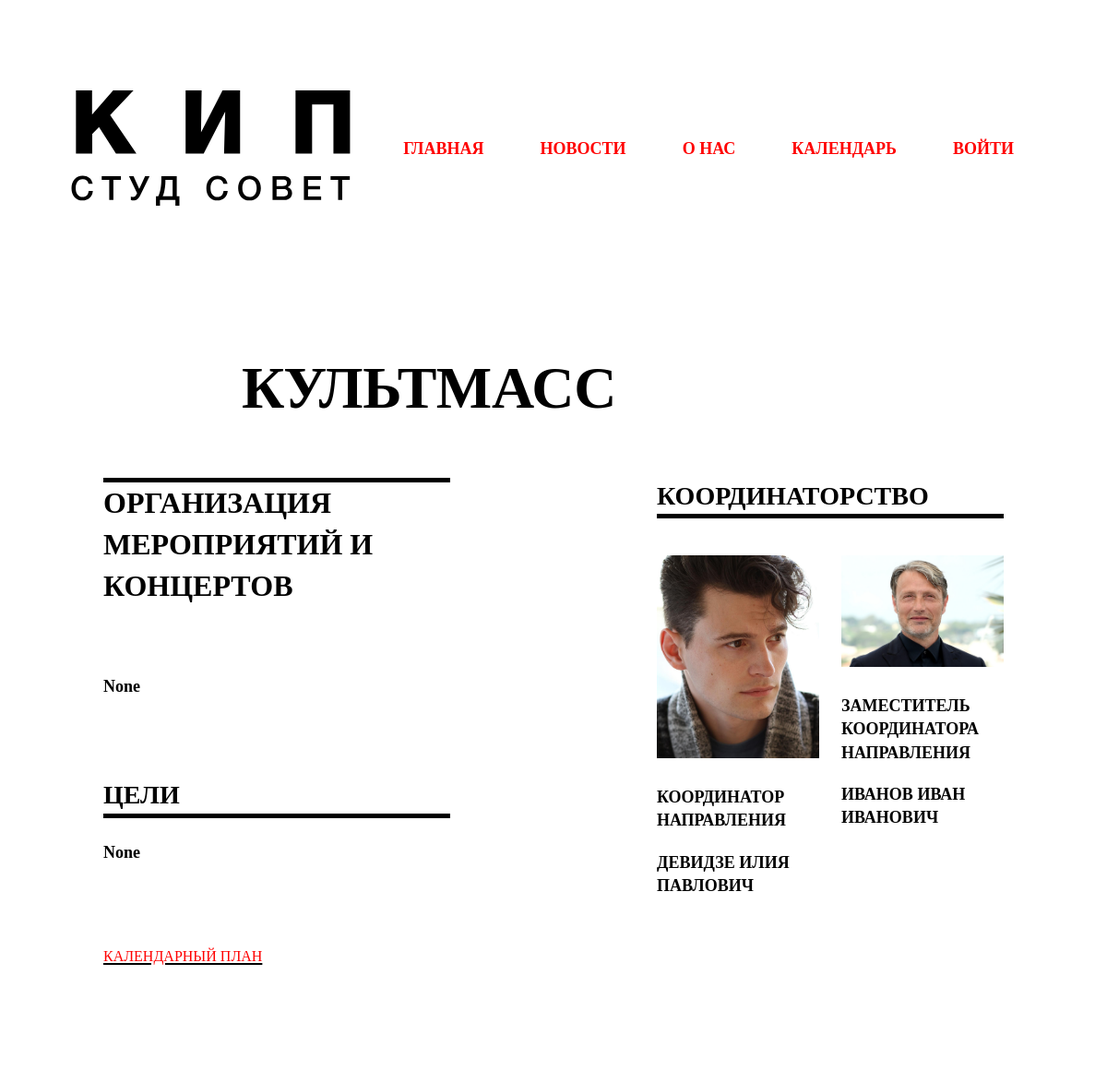
Before: /direction/8/ (upper part) with the older database file.
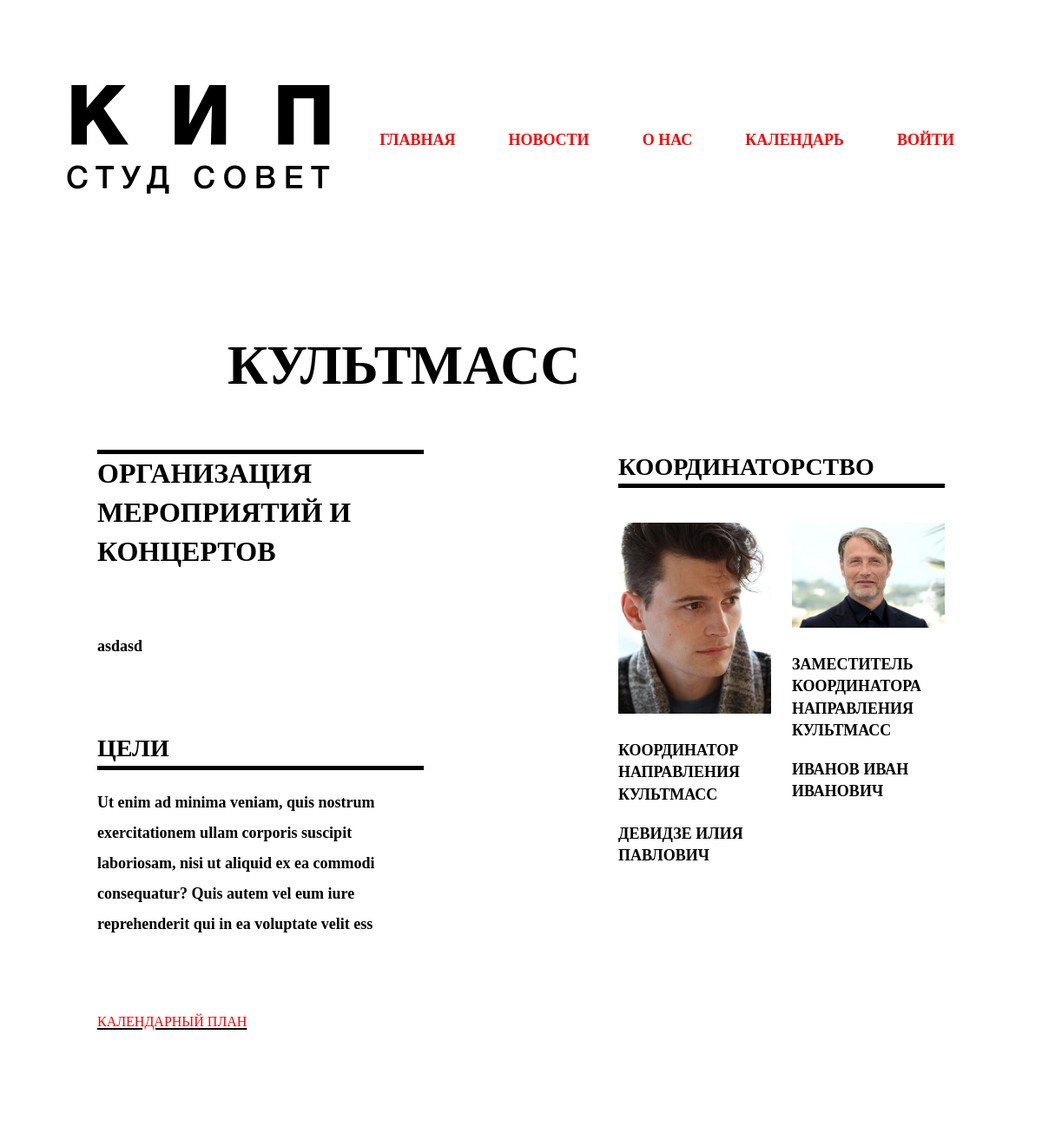
After: the same page with the newer database file.
### accounts/models.py (models this page shows, shortened)
class About(models.Model):
    tags        = models.ForeignKey(Tag, null = True, blank = True, on_delete = models.SET_NULL)
    goals       = models.CharField(max_length=200, blank=True, null=True)
    main_text   = models.CharField(max_length=200, blank=True, null=True)
    common_text = models.CharField(max_length=200, blank=True, null=True)
    result      = models.CharField(max_length=200, blank=True, null=True)

class ListDirection(models.Model):
    STATUS = (
            ('Участник', 'Участник'),
            ('Правление', 'Правление')
    )
    tags        = models.ForeignKey(Tag, null=True, on_delete=models.SET_NULL)
    user        = models.ForeignKey(Student, null=True, on_delete=models.SET_NULL)
    status      = models.CharField(max_length=200, blank=True, null=True, choices=STATUS)
    role        = models.CharField(max_length=200, blank=True, null=True)
    date_created= models.DateTimeField(auto_now_add=True, null=True)

class Tag(models.Model):
    name        = models.CharField(max_length=200, null=True)
    def __str__(self):
        return self.name

class Student(models.Model):
    user        = models.OneToOneField(User, null=True, on_delete=models.CASCADE)
    group       = models.ForeignKey(Company, null=True, on_delete=models.SET_NULL)
    fio         = models.CharField(max_length=200, null=True)
    email       = models.CharField(max_length=200, null=True)
    phone       = models.CharField(max_length=200, null=True)
    birthday    = models.DateField(null=True)
    profile_pic = models.ImageField(default='avatar.png', null=True, blank=True)
    vk_url      = models.CharField(max_length=200, blank=True, null=True)
    instagram_url   = models.CharField(max_length=200, blank=True, null=True)
    date_created= models.DateTimeField(auto_now_add=True, null=True)
    def __str__(self):
        return self.fio

### accounts/views.py (the view)
# urls.py: path('direction/<str:tags>/', views.direction, name="direction"),
def direction(request, tags):
    news = New.objects.filter(tags=tags)
    users = ListDirection.objects.filter(tags=tags)
    text_about = About.objects.filter(tags=tags).last()
    context = {
    'news':news, 'users':users, 'text_about':text_about
    }
    return render(request, 'accounts/pages/direction.html', context)

### accounts/templates/accounts/pages/direction.html (shortened to what this page needs)
{% extends 'accounts/main.html' %}
{% load static %}
{% block content %}
<section class="promo row" id="id_info">
    <div class="col-12 col-sm-7 promo-header">
        {{text_about.tags}}
    </div>
</section>
<section class="info row">
    <div class="col-1 col-xs-0 col-sm-1"></div>
    <div class="col-xs-6 col-sm-10 col-md-5 col-lg-4 info-boxes">
        <div class="row">
            <div class="info-box">
                <div class="info-author-header">{{text_about.goals}}</div>
                <div class="info-text">{{text_about.main_text}}</div>
            </div>
            <div class="info-box">
                <div class="box-header">Цели </div>
                <div class="info-text">{{text_about.common_text}}</div>
            </div>
            <div class="info-calendar"><a class="nav-item-link" href="{% url 'calendar' %}">Календарный план</a></div>
        </div>
    </div>
    <div class="col-xs-0 col-sm-2 col-md-1 col-lg-2"></div>
    <div class="col-xs-12 col-sm-8 col-md-4 col-lg-4 info-users">
        <div class="box-header">Координаторство</div>
        <div class="row">
            {% for user in users %}
            {% if user.status == "Правление" %}
            <div class="col-xs-12 col-sm-12 col-md-12 col-lg-6 info-user">
                <img class="img-fluid" src="{{user.user.profile_pic.url}}" alt="">
                <div class="info-role">{{user.role}}</div>
                <div class="info-fio">{{user.user}}</div>
            </div>
            {% endif %}
            {% endfor %}
        </div>
    </div>
    <div class="col-xs-1 col-sm-1 col-md-1"></div>
</section>
<section class="promo row" id="id_events">
    <div class="col-12 col-sm-7 promo-header">
    </div>
</section>
{% endblock %}

Changed rows visible on the page:
changed About "ОРГАНИЗАЦИЯ МЕРОПРИЯТИЙ И КОНЦЕРТОВ": main_text "None" → "asdasd"; common_text "None" → "Ut enim ad minima veniam, quis nostrum exercitationem ullam corporis suscipit laboriosam, nisi ut aliquid ex ea commodi consequatur? Quis autem vel eum iure reprehenderit qui in ea voluptate velit ess"
changed ListDirection "ДЕВИДЗЕ ИЛИЯ ПАВЛОВИЧ": role "КООРДИНАТОР НАПРАВЛЕНИЯ" → "КООРДИНАТОР НАПРАВЛЕНИЯ КУЛЬТМАСС"
changed ListDirection "ИВАНОВ ИВАН ИВАНОВИЧ": role "ЗАМЕСТИТЕЛЬ КООРДИНАТОРА НАПРАВЛЕНИЯ" → "ЗАМЕСТИТЕЛЬ КООРДИНАТОРА НАПРАВЛЕНИЯ КУЛЬТМАСС"
